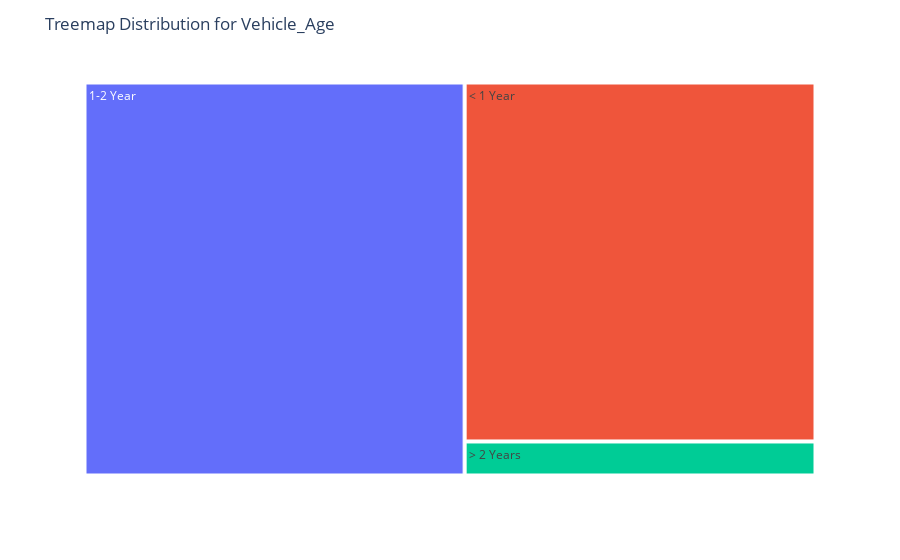

Notebook cell for this chart:
### Markdown cell above
### Feature 7: `Vehicle_Age`
While this feature is called `Vehicle_Age`, we're not given this information in a continuous form as we might typically expect. Instead, this is a categorical feature with only 3 categories. Two of these categories are more represented than the others.

**Feature Engineering Plans**:
- One hot encode the `Vehicle_Age` feature.

### Code cell
# Displaying general visualizations around the Vehicle_Age feature
if run_visualizations:
    display_categorical_visualizations(cat_feat = df['Vehicle_Age'])

### Figure 1 — Plotly figure (JSON) as saved in the notebook; plotly's stock layout.template omitted (floating-point values rounded to 4 significant figures)
{"data": [{"branchvalues": "total", "domain": {"x": [0, 1], "y": [0, 1]}, "hovertemplate": "labels=%{label}<br>count=%{value}<br>parent=%{parent}<br>id=%{id}<extra></extra>", "ids": ["1-2 Year", "< 1 Year", "> 2 Years"], "labels": ["1-2 Year", "< 1 Year", "> 2 Years"], "name": "", "parents": ["", "", ""], "type": "treemap", "values": [5982678, 5044145, 477975]}], "layout": {"legend": {"tracegroupgap": 0}, "margin": {"t": 60}, "title": {"text": "Treemap Distribution for Vehicle_Age"}}}
